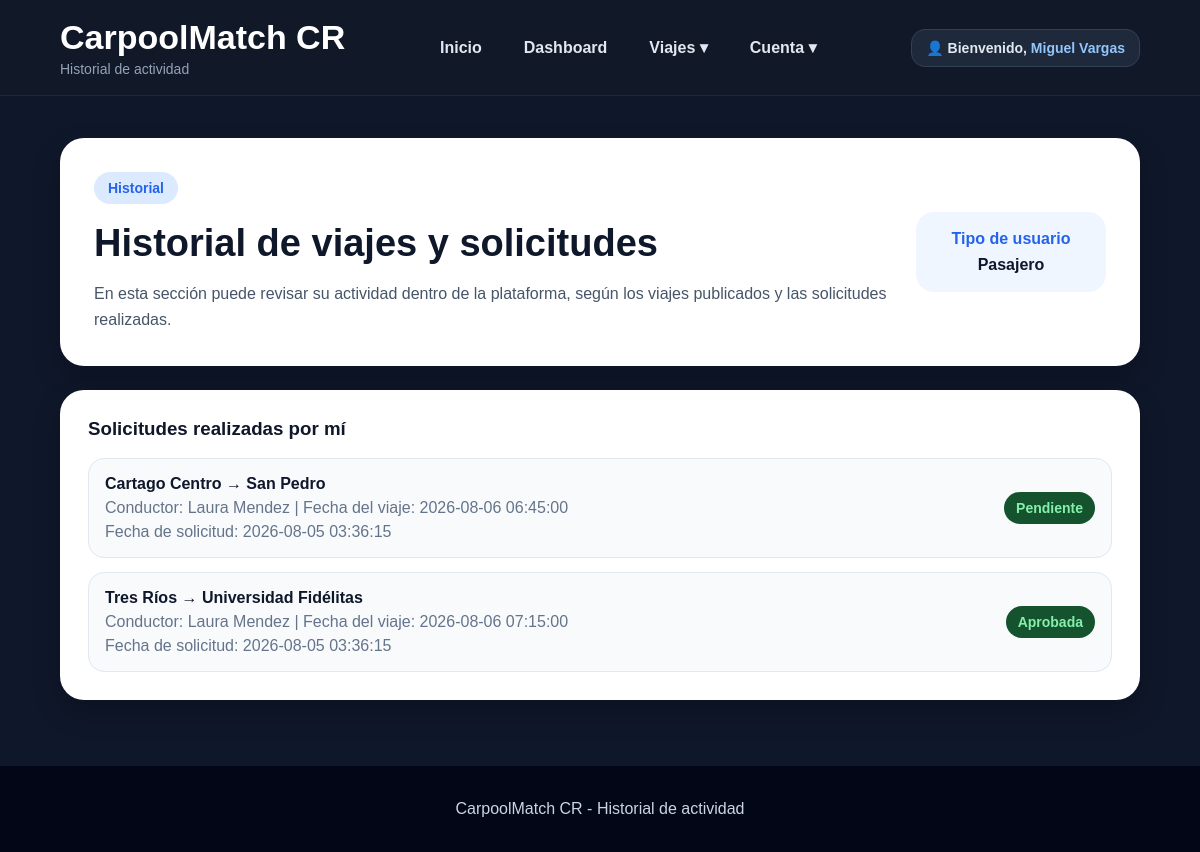
Screenshot of /historial.php (signed in) with the database file from the repository.
### tables this page shows
CREATE TABLE solicitudes (
    id_solicitud INT AUTO_INCREMENT PRIMARY KEY,
    id_viaje INT NOT NULL,
    id_pasajero INT NOT NULL,
    estado_solicitud ENUM('Pendiente', 'Aprobada', 'Rechazada') DEFAULT 'Pendiente',
    fecha_solicitud TIMESTAMP DEFAULT CURRENT_TIMESTAMP,
    FOREIGN KEY (id_viaje) REFERENCES viajes(id_viaje),
    FOREIGN KEY (id_pasajero) REFERENCES usuarios(id_usuario),
    UNIQUE (id_viaje, id_pasajero)
);

CREATE TABLE viajes (
    id_viaje INT AUTO_INCREMENT PRIMARY KEY,
    id_conductor INT NOT NULL,
    punto_salida VARCHAR(150) NOT NULL,
    destino VARCHAR(150) NOT NULL,
    fecha_hora DATETIME NOT NULL,
    asientos_disponibles INT NOT NULL,
    observaciones TEXT,
    estado ENUM('Activo', 'Completo', 'Cancelado') DEFAULT 'Activo',
    fecha_publicacion TIMESTAMP DEFAULT CURRENT_TIMESTAMP,
    FOREIGN KEY (id_conductor) REFERENCES usuarios(id_usuario)
);

CREATE TABLE usuarios (
    id_usuario INT AUTO_INCREMENT PRIMARY KEY,
    nombre VARCHAR(100) NOT NULL,
    correo VARCHAR(120) NOT NULL UNIQUE,
    telefono VARCHAR(8) NOT NULL,
    tipo_usuario ENUM('Conductor', 'Pasajero', 'Ambos') NOT NULL,
    contrasena VARCHAR(255) NOT NULL,
    fecha_registro TIMESTAMP DEFAULT CURRENT_TIMESTAMP,
    reputacion DECIMAL(3,2) DEFAULT 5.00,
    estado ENUM('Activo', 'Inactivo') DEFAULT 'Activo'
);

### historial.php (the view, shortened to what this page needs)
<?php
include "php/conexion.php";
$idUsuario = $_SESSION["id_usuario"];
$nombreUsuario = $_SESSION["nombre"];
$tipoUsuario = $_SESSION["tipo_usuario"];
$consultaSolicitudesRealizadas = "SELECT solicitudes.id_solicitud,
                                         solicitudes.estado_solicitud,
                                         solicitudes.fecha_solicitud,
                                         viajes.punto_salida,
                                         viajes.destino,
                                         viajes.fecha_hora,
                                         usuarios.nombre AS nombre_conductor
                                  FROM solicitudes
                                  INNER JOIN viajes ON solicitudes.id_viaje = viajes.id_viaje
                                  INNER JOIN usuarios ON viajes.id_conductor = usuarios.id_usuario
                                  WHERE solicitudes.id_pasajero = ?
                                  ORDER BY solicitudes.fecha_solicitud DESC";
$stmtSolicitudes = mysqli_prepare($conexion, $consultaSolicitudesRealizadas);
mysqli_stmt_bind_param($stmtSolicitudes, "i", $idUsuario);
mysqli_stmt_execute($stmtSolicitudes);
$resultadoSolicitudes = mysqli_stmt_get_result($stmtSolicitudes);
?>
<!DOCTYPE html>
<html lang="es">
<head>
    <link rel="stylesheet" href="css/style.css">
</head>
<body>
    <header class="header">
        <div class="brand">
            <h1>CarpoolMatch CR</h1>
            <p>Historial de actividad</p>
        </div>
        <nav class="nav">
            <a href="index.php">Inicio</a>
            <a href="dashboard.php">Dashboard</a>
            <div class="menu-dropdown">
                <span class="menu-btn">Viajes ▾</span>
            </div>
            <div class="menu-dropdown">
                <span class="menu-btn">Cuenta ▾</span>
            </div>
        </nav>
        <div class="usuario-header">
            👤 Bienvenido, <span><?php echo $nombreUsuario; ?></span>
        </div>
    </header>
    <main class="dashboard container">
        <section class="dashboard-welcome card">
            <div>
                <span class="tag">Historial</span>
                <h2>Historial de viajes y solicitudes</h2>
                <p>
                    En esta sección puede revisar su actividad dentro de la plataforma, según los viajes publicados
                    y las solicitudes realizadas.
                </p>
            </div>
            <div class="dashboard-user">
                <strong>Tipo de usuario</strong>
                <span><?php echo $tipoUsuario; ?></span>
            </div>
        </section>
        <?php if ($tipoUsuario == "Pasajero" || $tipoUsuario == "Ambos") { ?>
            <section class="card dashboard-section">
                <h3>Solicitudes realizadas por mí</h3>
                <div class="dashboard-list">
                    <?php if (mysqli_num_rows($resultadoSolicitudes) > 0) { ?>
                        <?php while ($solicitud = mysqli_fetch_assoc($resultadoSolicitudes)) { ?>
                            <div class="dashboard-item">
                                <div>
                                    <strong>
                                        <?php echo $solicitud["punto_salida"]; ?> → <?php echo $solicitud["destino"]; ?>
                                    </strong>
                                    <p>
                                        Conductor: <?php echo $solicitud["nombre_conductor"]; ?> |
                                        Fecha del viaje: <?php echo $solicitud["fecha_hora"]; ?>
                                    </p>
                                    <p>
                                        Fecha de solicitud: <?php echo $solicitud["fecha_solicitud"]; ?>
                                    </p>
                                </div>
                                <span class="status">
                                    <?php echo $solicitud["estado_solicitud"]; ?>
                                </span>
                            </div>
                        <?php } ?>
                    <?php } else { ?>
                        <p>No ha realizado solicitudes todavía.</p>
                    <?php } ?>
                </div>
            </section>
        <?php } ?>
    </main>
    <footer class="footer">
        <p>CarpoolMatch CR - Historial de actividad</p>
    </footer>
</body>
</html>

### css/style.css (style rules this page uses)
* { box-sizing: border-box; }
body { margin: 0; font-family: Arial, Helvetica, sans-serif; background: #0f172a; color: #f8fafc; }
a { text-decoration: none; }
.container { width: 90%; max-width: 1180px; margin: 0 auto; }
.header { background: #111827; border-bottom: 1px solid #1f2937; padding: 18px 5%; display: flex; justify-content: space-between; align-items: center; gap: 20px; flex-wrap: wrap; position: sticky; top: 0; z-index: 10; }
.brand h1 { margin: 0; font-size: 34px; color: white; }
.brand p { margin: 4px 0 0; color: #94a3b8; font-size: 14px; }
.nav { display: flex; gap: 10px; flex-wrap: wrap; align-items: center; }
.nav a { color: #e2e8f0; padding: 10px 16px; border-radius: 12px; font-weight: bold; transition: 0.2s; }
.menu-dropdown { position: relative; }
.menu-btn { color: #e2e8f0; padding: 10px 16px; border-radius: 12px; font-weight: bold; cursor: pointer; display: inline-block; transition: 0.2s; }
.card { background: white; color: #0f172a; border-radius: 24px; box-shadow: 0 12px 28px rgba(0, 0, 0, 0.22); }
.tag { display: inline-block; background: #dbeafe; color: #2563eb; padding: 8px 14px; border-radius: 999px; font-size: 14px; font-weight: bold; }
.status { background: #14532d; color: #86efac; padding: 8px 12px; border-radius: 999px; font-weight: bold; font-size: 14px; }
.footer { background: #020617; color: #cbd5e1; text-align: center; padding: 18px; }
.dashboard { padding: 42px 0; }
.dashboard-welcome { padding: 34px; display: flex; justify-content: space-between; align-items: center; gap: 24px; margin-bottom: 24px; }
.dashboard-welcome h2 { color: #0f172a; font-size: 38px; margin: 18px 0 12px; }
.dashboard-welcome p { color: #475569; line-height: 1.6; margin-bottom: 0; }
.dashboard-user { background: #eff6ff; color: #2563eb; padding: 18px; border-radius: 18px; min-width: 190px; text-align: center; }
.dashboard-user strong { display: block; margin-bottom: 8px; }
.dashboard-user span { color: #0f172a; font-weight: bold; }
.dashboard-section { padding: 28px; margin-bottom: 24px; }
.dashboard-section h3 { color: #0f172a; margin-top: 0; margin-bottom: 18px; }
.dashboard-list { display: grid; gap: 14px; }
.dashboard-item { background: #f8fafc; border: 1px solid #e2e8f0; padding: 16px; border-radius: 16px; display: flex; justify-content: space-between; align-items: center; gap: 15px; }
.dashboard-item strong { color: #0f172a; }
.dashboard-item p { color: #64748b; margin: 6px 0 0; }
.usuario-header { background: #1e293b; color: #e2e8f0; padding: 10px 14px; border-radius: 14px; font-size: 14px; font-weight: bold; border: 1px solid #334155; }
.usuario-header span { color: #93c5fd; }

### rows the page displays
solicitudes: id_viaje.punto_salida "Cartago Centro", id_viaje.destino "San Pedro", usuarios.nombre "Laura Mendez", id_viaje.fecha_hora "2026-08-06 06:45:00", fecha_solicitud "2026-08-05 03:36:15", estado_solicitud "Pendiente"
solicitudes: id_viaje.punto_salida "Tres Ríos", id_viaje.destino "Universidad Fidélitas", usuarios.nombre "Laura Mendez", id_viaje.fecha_hora "2026-08-06 07:15:00", fecha_solicitud "2026-08-05 03:36:15", estado_solicitud "Aprobada"

### other values shown
$nombreUsuario "Miguel Vargas"
$tipoUsuario "Pasajero"
